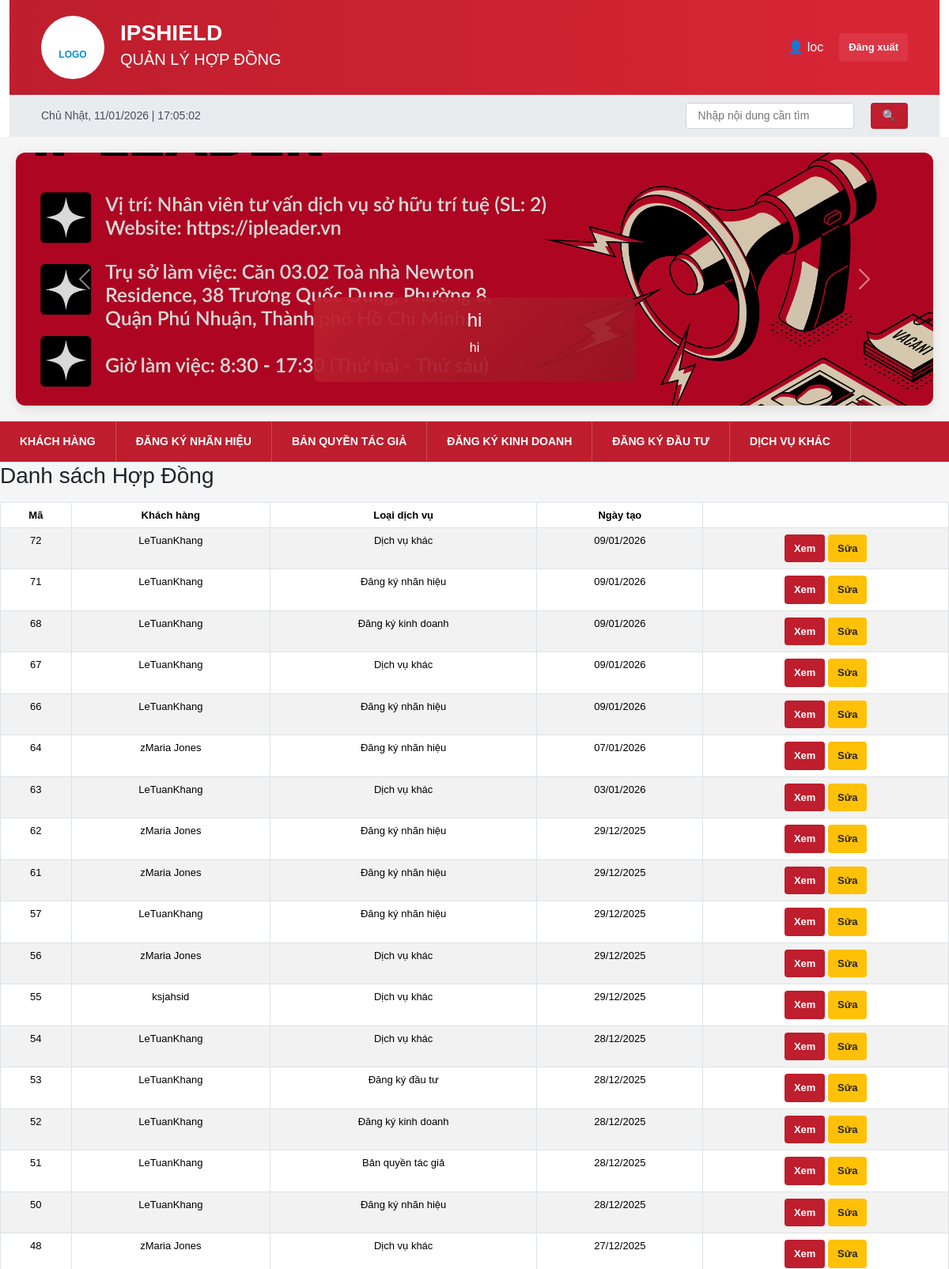
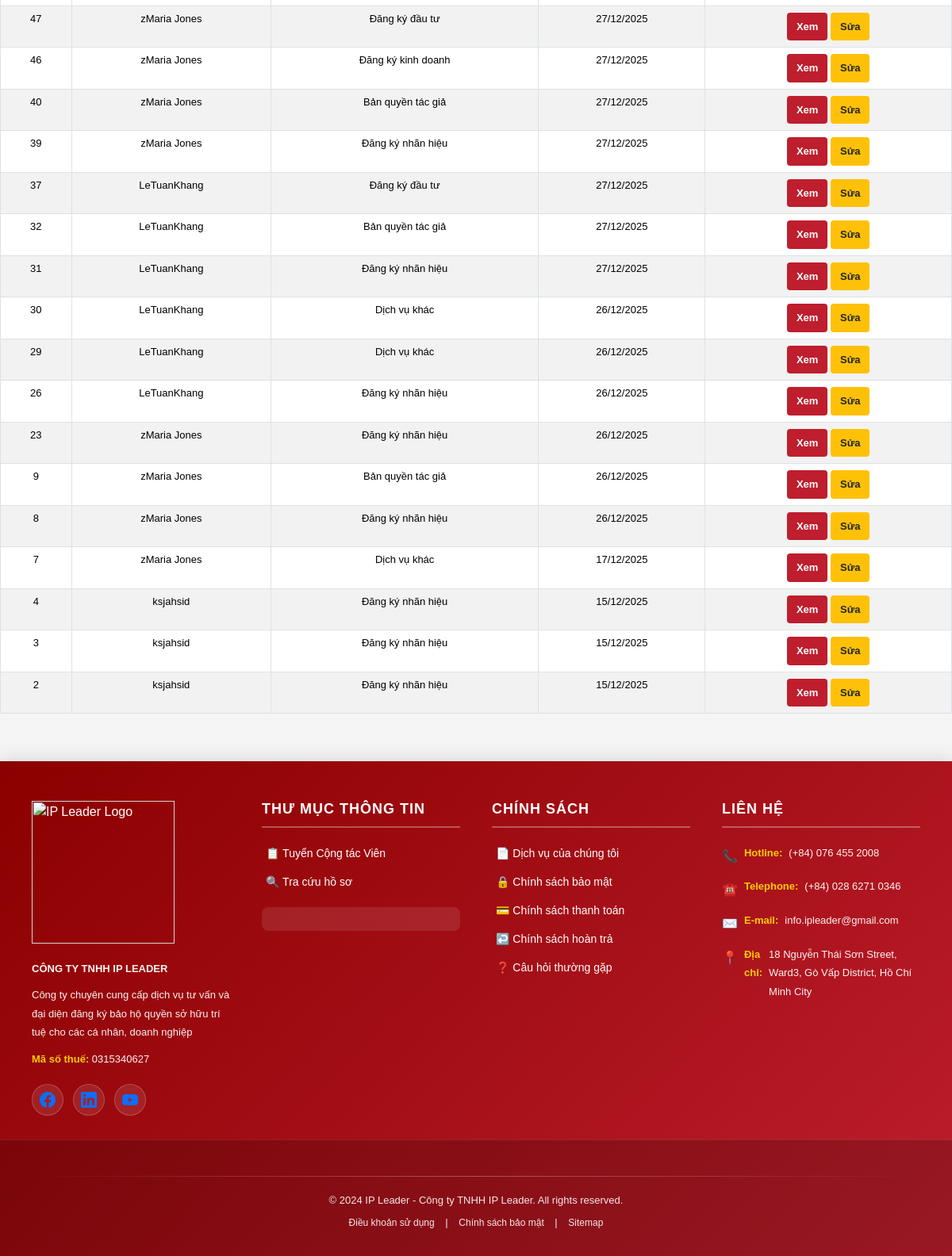
The page /contracts/ (signed in) on the database its author committed (2 pictures, top to bottom).
### ipshieldapp/models.py (models this page shows, shortened)
class Slider(models.Model):
    title = models.CharField(max_length=255)
    description = models.CharField(max_length=255, blank=True)
    image = models.ImageField(upload_to='sliders/')
    is_active = models.BooleanField(default=True)

class Contract(models.Model):
    SERVICE_TYPE_CHOICES = (
        ('nhanhieu', 'Đăng ký nhãn hiệu'),
        ('banquyen', 'Bản quyền tác giả'),
        ('dkkd', 'Đăng ký kinh doanh'),
        ('dautu', 'Đăng ký đầu tư'),
        ('khac', 'Dịch vụ khác'),
    )
    CONTRACT_STATUS_CHOICES = (
        ('pending', 'Đang chờ xử lý'),
        ('processing', 'Đang xử lý'),
        ('completed', 'Hoàn thành'),
        ('paused', 'Ngưng'),
    )
    PAYMENT_TYPE_CHOICES = (
        ('full', 'Trả dứt điểm'),
        ('installment', 'Trả nhiều đợt'),
    )
    customer = models.ForeignKey(
        Customer,
        on_delete=models.CASCADE,
        related_name='contracts'
    )
    service_type = models.CharField(
        max_length=50,
        choices=SERVICE_TYPE_CHOICES
    )
    contract_no = models.CharField(max_length=50, unique=True)
    contract_value = models.DecimalField(
        max_digits=15,
        decimal_places=0,
        verbose_name='Giá trị hợp đồng'
    )
    payment_type = models.CharField(
        max_length=20,
        choices=PAYMENT_TYPE_CHOICES,
        verbose_name='Hình thức thanh toán'
    )
    prepaid_amount = models.DecimalField(
        max_digits=15,
        decimal_places=0,
        default=0,
        verbose_name='Số tiền trả trước'
    )
    payment_date = models.DateField(
        blank=True,
        null=True,
        verbose_name='Ngày thanh toán'
    )
    status = models.CharField(
        max_length=20,
        choices=CONTRACT_STATUS_CHOICES,
        default='pending'
    )
    created_at = models.DateTimeField(auto_now_add=True)
    updated_at = models.DateTimeField(default=timezone.now)
    class Meta:
        verbose_name = 'Hợp đồng'
        verbose_name_plural = 'Hợp đồng'
        indexes = [
            models.Index(fields=['contract_no']),
            models.Index(fields=['customer', 'status']),
            models.Index(fields=['created_at']),
        ]

class Customer(models.Model):
    CUSTOMER_TYPE_CHOICES = (
        ('personal', 'Cá nhân'),
        ('company', 'Doanh nghiệp'),
    )
    CUSTOMER_STATUS_CHOICES = (
        ('approved', 'Chờ duyệt'),
        ('pending', 'Đang xử lý'),
        ('completed', 'Hoàn tất'),
    )
    customer_type = models.CharField(
        max_length=20,
        choices=CUSTOMER_TYPE_CHOICES,
        default='personal',
        verbose_name='Loại khách hàng'
    )
    status = models.CharField(
        max_length=20,
        choices=CUSTOMER_STATUS_CHOICES,
        default='approved',
        verbose_name='Trạng thái'
    )
    customer_code = models.CharField(
        max_length=50,
        unique=True,
        verbose_name='Mã khách hàng'
    )
    name = models.CharField(
        max_length=255,
        verbose_name='Tên khách hàng'
    )
    address = models.CharField(
        max_length=255,
        verbose_name='Địa chỉ'
    )
    phone = models.CharField(
        max_length=20,
        validators=[phone_validator],
        verbose_name='Số điện thoại'
    )
    email = models.EmailField(
        verbose_name='Email'
    )
    cccd = models.CharField(
        max_length=20,
        validators=[number_validator],
        blank=True,
        null=True,
        verbose_name='Số CCCD'
    )
    tax_code = models.CharField(
        max_length=20,
        validators=[number_validator],
        blank=True,
        null=True,
        verbose_name='Mã số thuế'
    )
    manager = models.CharField(
        max_length=255,
        verbose_name='Người phụ trách'
    )
    position = models.CharField(
        max_length=100,
        verbose_name='Chức danh'
    )
    note = models.TextField(
        blank=True,
        null=True,
        verbose_name='Ghi chú'
    )
    created_at = models.DateTimeField(
        auto_now_add=True,
        verbose_name='Ngày tạo'
    )
    class Meta:
        verbose_name = 'Khách hàng'
        verbose_name_plural = 'Khách hàng'

### ipshieldapp/views.py (the view)
# urls.py: path("contracts/", views.contract_list, name="contract_list"),
def contract_list(request):
    contracts = Contract.objects.select_related("customer").order_by("-created_at")
    return render(request, "contract_list.html", {"contracts": contracts})

### ipshieldapp/context_processors.py (called while the page is built)
def global_sliders(request):
    return {
        'sliders': Slider.objects.filter(is_active=True)
    }

### templates/contract_list.html
{% extends "base.html" %}
{% block body_block %}
<h3 class="mb-3">Danh sách Hợp Đồng</h3>
<table class="table table-bordered table-striped">
    <thead>
        <tr>
            <th>Mã</th>
            <th>Khách hàng</th>
            <th>Loại dịch vụ</th>
            <th>Ngày tạo</th>
            <th></th>
        </tr>
    </thead>
    <tbody>
        {% for c in contracts %}
        <tr>
            <td>{{ c.id }}</td>
            <td>{{ c.customer.name }}</td>
            <td>{{ c.get_service_type_display }}</td>
            <td>{{ c.created_at|date:"d/m/Y" }}</td>
            <td>
                <a href="{% url 'contract_detail' c.id %}" class="btn btn-sm btn-info">Xem</a>
                <a href="{% url 'contract_edit' c.id %}" class="btn btn-sm btn-warning">Sửa</a>
            </td>
        </tr>
        {% empty %}
        <tr>
            <td colspan="5" class="text-center">Chưa có hợp đồng nào</td>
        </tr>
        {% endfor %}
    </tbody>
</table>
{% endblock %}

### templates/base.html (shortened to what this page needs)
{% load static %}
<head>
    <link href="https://cdn.jsdelivr.net/npm/bootstrap@5.3.8/dist/css/bootstrap.min.css" rel="stylesheet">
    <link href="{% static 'css/base.css' %}" rel="stylesheet">
</head>
    <div class="container">
        <div class="header">
            <div class="header-logo">
                <br>LOGO
            </div>
            <div class="header-title">
                <h1>IPSHIELD</h1>
                <h2>QUẢN LÝ HỢP ĐỒNG</h2>
            </div>
{% if user.is_authenticated %}
                    <span>
                        👤 {{ user.username }}
                    </span>
                    <a href="{% url 'logout' %}"
                       class="btn btn-sm btn-danger">
                        Đăng xuất
                    </a>
                {% endif %}
        </div>
                <div class="top-bar">
           <div id="realtime-clock"></div>
            <div class="language-selector d-flex align-items-center gap-3">
                 <input type="text" placeholder="Nhập nội dung cần tìm"
                    style="margin-left: 20px; padding: 5px 15px; border: 1px solid #ced4da; border-radius: 4px;">
                <button class="btn btn-primary" style="padding: 6px 15px; margin-left: 5px;">🔍</button>
            </div>
            </div>
        </div>
<div class="carousel-section" style="margin:20px; box-shadow:0 4px 15px rgba(0,0,0,0.1); border-radius:12px; overflow:hidden;">
    <div id="mainCarousel" class="carousel slide" data-bs-ride="carousel" data-bs-interval="3500">
        <div class="carousel-inner">
            {% for slider in sliders %}
            <div class="carousel-item {% if forloop.first %}active{% endif %}">
                <img src="{{ slider.image.url }}"
                     class="d-block w-100"
                     alt="{{ slider.title }}"
                     style="height:320px; object-fit:cover; filter:brightness(0.85);">
                <div class="carousel-caption d-none d-md-block"
                     style="background:linear-gradient(135deg, rgba(190,30,45,.95), rgba(150,20,35,.9));
                            padding:15px 30px;
                            border-radius:8px;
                            bottom:30px;
                            left:50%;
                            transform:translateX(-50%);
                            max-width:80%;">
                    <h4>{{ slider.title }}</h4>
                    <p>{{ slider.description }}</p>
                </div>
            </div>
            {% endfor %}
        </div>
        <button class="carousel-control-prev" type="button" data-bs-target="#mainCarousel" data-bs-slide="prev">
            <span class="carousel-control-prev-icon"></span>
        </button>
        <button class="carousel-control-next" type="button" data-bs-target="#mainCarousel" data-bs-slide="next">
            <span class="carousel-control-next-icon"></span>
        </button>
    </div>
</div>
{% if user.is_authenticated %}
<div class="nav-tabs">
    <a href="{% url 'home' %}" class="nav-tab">Khách hàng</a>
    <a href="{% url 'contract_search' %}" class="nav-tab">Đăng ký nhãn hiệu</a>
    <a href="{% url 'contract_copyright_search' %}" class="nav-tab">Bản quyền tác giả</a>
    <a href="{% url 'contract_business_search' %}" class="nav-tab">Ðăng ký kinh doanh</a>
    <a href="{% url 'contract_investment_search' %}" class="nav-tab">Ðăng ký đầu tư</a>
    <a href="{% url 'contract_other_service_search' %}" class="nav-tab">Dịch vụ khác</a>
</div>
{% endif %}
 {% block body_block %}
              {% endblock %}
    <footer class="site-footer">
        <div class="footer-content">
            <div class="footer-section">
                <div class="footer-logo">
                    <img src="https://ipleader.vn/wp-content/uploads/2021/01/IPLEADER-LOGO-WHITE-01.png" alt="IP Leader Logo" width="180px">
                </div>
                <p class="company-name">CÔNG TY TNHH IP LEADER</p>
                <p class="company-desc">Công ty chuyên cung cấp dịch vụ tư vấn và đại diện đăng ký bảo hộ quyền sở hữu trí tuệ cho các cá nhân, doanh nghiệp</p>
                <p><strong>Mã số thuế:</strong> 0315340627</p>
                <div class="social-icons">
                    <a href="#" class="social-icon facebook" title="Facebook">
                    </a>
                    <a href="#" class="social-icon linkedin" title="LinkedIn">
                    </a>
                    <a href="#" class="social-icon youtube" title="YouTube">
                    </a>
                </div>
            </div>
            <div class="footer-section">
                <h5>Thư mục thông tin</h5>
                <ul>
                    <li><a href="#">📋 Tuyển Cộng tác Viên</a></li>
                    <li><a href="#">🔍 Tra cứu hồ sơ</a></li>
                </ul>
                <div class="certification-badge">
                </div>
            </div>
            <div class="footer-section">
                <h5>Chính sách</h5>
                <ul>
                    <li><a href="#">📄 Dịch vụ của chúng tôi</a></li>
                    <li><a href="#">🔒 Chính sách bảo mật</a></li>
                    <li><a href="#">💳 Chính sách thanh toán</a></li>
                    <li><a href="#">↩️ Chính sách hoàn trả</a></li>
                    <li><a href="#">❓ Câu hỏi thường gặp</a></li>
                </ul>
            </div>
            <div class="footer-section">
                <h5>Liên hệ</h5>
                <div class="contact-info">
                    <p><span class="contact-icon">📞</span> <strong>Hotline:</strong> (+84) 076 455 2008</p>
                    <p><span class="contact-icon">☎️</span> <strong>Telephone:</strong>(+84) 028 6271 0346</p>
                    <p><span class="contact-icon">✉️</span> <strong>E-mail:</strong> info.ipleader@gmail.com</p>
                    <p><span class="contact-icon">📍</span> <strong>Địa chỉ:</strong>18 Nguyễn Thái Sơn Street, Ward3, Gò Vấp District, Hồ Chí Minh City</p>
                </div>
            </div>
        </div>
        <div class="footer-bottom">
            <div class="footer-divider"></div>
            <p>© 2024 IP Leader - Công ty TNHH IP Leader. All rights reserved.</p>
            <p class="footer-links">
                <a href="#">Điều khoản sử dụng</a> |
                <a href="#">Chính sách bảo mật</a> |
                <a href="#">Sitemap</a>
            </p>
        </div>
    </footer>

### rows shown on the page
Slider: image (picture), title "hi", description "hi"
Contract: id "72", customer.name "LeTuanKhang", service_type "Dịch vụ khác", created_at "09/01/2026"
Contract: id "71", customer.name "LeTuanKhang", service_type "Đăng ký nhãn hiệu", created_at "09/01/2026"
Contract: id "68", customer.name "LeTuanKhang", service_type "Đăng ký kinh doanh", created_at "09/01/2026"
Contract: id "67", customer.name "LeTuanKhang", service_type "Dịch vụ khác", created_at "09/01/2026"
Contract: id "66", customer.name "LeTuanKhang", service_type "Đăng ký nhãn hiệu", created_at "09/01/2026"
Contract: id "64", customer.name "zMaria Jones", service_type "Đăng ký nhãn hiệu", created_at "07/01/2026"
Contract: id "63", customer.name "LeTuanKhang", service_type "Dịch vụ khác", created_at "03/01/2026"
Contract: id "62", customer.name "zMaria Jones", service_type "Đăng ký nhãn hiệu", created_at "29/12/2025"
Contract: id "61", customer.name "zMaria Jones", service_type "Đăng ký nhãn hiệu", created_at "29/12/2025"
Contract: id "57", customer.name "LeTuanKhang", service_type "Đăng ký nhãn hiệu", created_at "29/12/2025"
Contract: id "56", customer.name "zMaria Jones", service_type "Dịch vụ khác", created_at "29/12/2025"
Contract: id "55", customer.name "ksjahsid", service_type "Dịch vụ khác", created_at "29/12/2025"
Contract: id "54", customer.name "LeTuanKhang", service_type "Dịch vụ khác", created_at "28/12/2025"
Contract: id "53", customer.name "LeTuanKhang", service_type "Đăng ký đầu tư", created_at "28/12/2025"
Contract: id "52", customer.name "LeTuanKhang", service_type "Đăng ký kinh doanh", created_at "28/12/2025"
Contract: id "51", customer.name "LeTuanKhang", service_type "Bản quyền tác giả", created_at "28/12/2025"
Contract: id "50", customer.name "LeTuanKhang", service_type "Đăng ký nhãn hiệu", created_at "28/12/2025"
Contract: id "48", customer.name "zMaria Jones", service_type "Dịch vụ khác", created_at "27/12/2025"
Contract: id "47", customer.name "zMaria Jones", service_type "Đăng ký đầu tư", created_at "27/12/2025"
Contract: id "46", customer.name "zMaria Jones", service_type "Đăng ký kinh doanh", created_at "27/12/2025"
Contract: id "40", customer.name "zMaria Jones", service_type "Bản quyền tác giả", created_at "27/12/2025"
Contract: id "39", customer.name "zMaria Jones", service_type "Đăng ký nhãn hiệu", created_at "27/12/2025"
Contract: id "37", customer.name "LeTuanKhang", service_type "Đăng ký đầu tư", created_at "27/12/2025"
Contract: id "32", customer.name "LeTuanKhang", service_type "Bản quyền tác giả", created_at "27/12/2025"
Contract: id "31", customer.name "LeTuanKhang", service_type "Đăng ký nhãn hiệu", created_at "27/12/2025"
Contract: id "30", customer.name "LeTuanKhang", service_type "Dịch vụ khác", created_at "26/12/2025"
Contract: id "29", customer.name "LeTuanKhang", service_type "Dịch vụ khác", created_at "26/12/2025"
Contract: id "26", customer.name "LeTuanKhang", service_type "Đăng ký nhãn hiệu", created_at "26/12/2025"
Contract: id "23", customer.name "zMaria Jones", service_type "Đăng ký nhãn hiệu", created_at "26/12/2025"
Contract: id "9", customer.name "zMaria Jones", service_type "Bản quyền tác giả", created_at "26/12/2025"
Contract: id "8", customer.name "zMaria Jones", service_type "Đăng ký nhãn hiệu", created_at "26/12/2025"
Contract: id "7", customer.name "zMaria Jones", service_type "Dịch vụ khác", created_at "17/12/2025"
Contract: id "4", customer.name "ksjahsid", service_type "Đăng ký nhãn hiệu", created_at "15/12/2025"
Contract: id "3", customer.name "ksjahsid", service_type "Đăng ký nhãn hiệu", created_at "15/12/2025"
Contract: id "2", customer.name "ksjahsid", service_type "Đăng ký nhãn hiệu", created_at "15/12/2025"

### other values the page prints
{{ user.username }} "loc"
